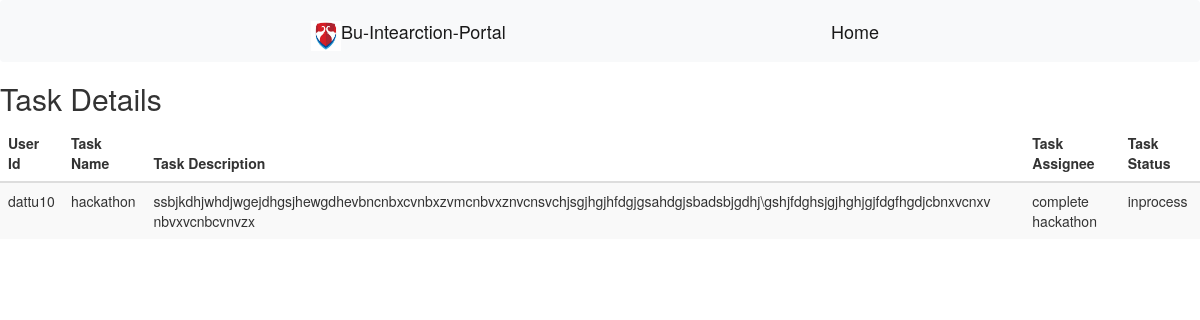
The page /taskhome/taskview/hackathon/ (signed in) on the database its author committed.
### task/models.py (models this page shows, shortened)
class Taskcreation(models.Model):
	taskname=models.CharField(max_length=20,blank=False)
	taskleader=models.BooleanField(default=False)
	taskuser=models.ForeignKey(User,on_delete=models.SET_NULL,null=True,related_name='taskuser')
	taskteamname=models.ForeignKey(Teamcreation,on_delete=models.SET_NULL,null=True,related_name='teamtaskname')
	taskslug=models.SlugField(blank=True)
	taskdescription=models.TextField(blank=True)
	taskassignee=models.CharField(blank=True,max_length=255)
	taskstatus=models.CharField(default=None,max_length=40)

### task/views.py (the view)
# urls.py: url(r'^taskview/(?P<taskslug1>[\w-]+)/$',views.taskview,name='taskview'),
def taskview(request,taskslug1):
	a=Taskcreation.objects.get(taskslug=taskslug1)
	b=a.taskteamname
	c=a.taskuser
	d=request.user
	f=Teamcreation.objects.filter(teamuser=c)
	e=Teamcreation.objects.filter(teamuser=d)
	if len(e)==0:
		messages.error(request,'Dont have rights to view the task')
		return redirect('usercreation:nextpage')
	else:
		if e[0].teamslug==f[0].teamslug:
			return render(request,'task/view.html',{'a':a})
		else:
			messages.error(request,'Dont have rights to view the task')
			return redirect('usercreation:nextpage')

### task/templates/task/view.html (shortened to what this page needs)
{% load static from staticfiles %}
<!DOCTYPE html>
<html>
<head>
	<link rel="stylesheet" href="https://www.w3schools.com/w3css/4/w3-black.css">
	<link rel="stylesheet" href="https://stackpath.bootstrapcdn.com/bootstrap/4.1.3/css/bootstrap.min.css">
<link rel="stylesheet" href="https://maxcdn.bootstrapcdn.com/bootstrap/3.3.7/css/bootstrap.min.css">
<link rel="stylesheet" href="https://maxcdn.bootstrapcdn.com/bootstrap/3.3.7/css/bootstrap-theme.min.css">
</head>
<body>
	<div class="bg-image">
  <nav class="navbar  navbar-light bg-light">
  <a class="navbar-brand" href="{% url 'usercreation:homepage' %}">
    <img src="{% static 'bu_logo.jpg' %}" width="30" height="30" class="d-inline-block align-top" alt="">Bu-Intearction-Portal
  </a>
  <a class="navbar-brand" href="{% url 'usercreation:nextpage' %}">Home</a>
</nav>
</div>
	<h2>Task Details</h2>
	<div class="table-responsive">
		<table  class="table table-striped table-sm">
			<thead>
				<tr>
			<th>User Id</th>
			<th>Task Name</th>
			<th>Task Description</th>
			<th>Task Assignee</th>
			<th>Task Status</th>
		</tr>
			</thead>
			<tbody>
				{% if a %}
		<tr>
			<td>{{a.taskuser.username}}</td>
			<td>{{a.taskname}}</td>
			<td>{{a.taskdescription}}</td>
			<td>{{a.taskassignee}}</td>
			<td>{{a.taskstatus}}</td>
		</tr>
		{% endif %}
			</tbody>
		</table>
	</div>
</body>
</html>

### rows shown on the page
Taskcreation: taskuser.username "dattu10", taskname "hackathon", taskdescription "ssbjkdhjwhdjwgejdhgsjhewgdhevbncnbxcvnbxzvmcnbvxznvcnsvchjsgjhgjhfdgjgsahdgjsbadsbjgdhj\\gshjfdghsjgjhghjgjfdgfhgdjcbnxvcnxv nbvxvcnbcvnvzx", taskassignee "complete hackathon", taskstatus "inprocess"
